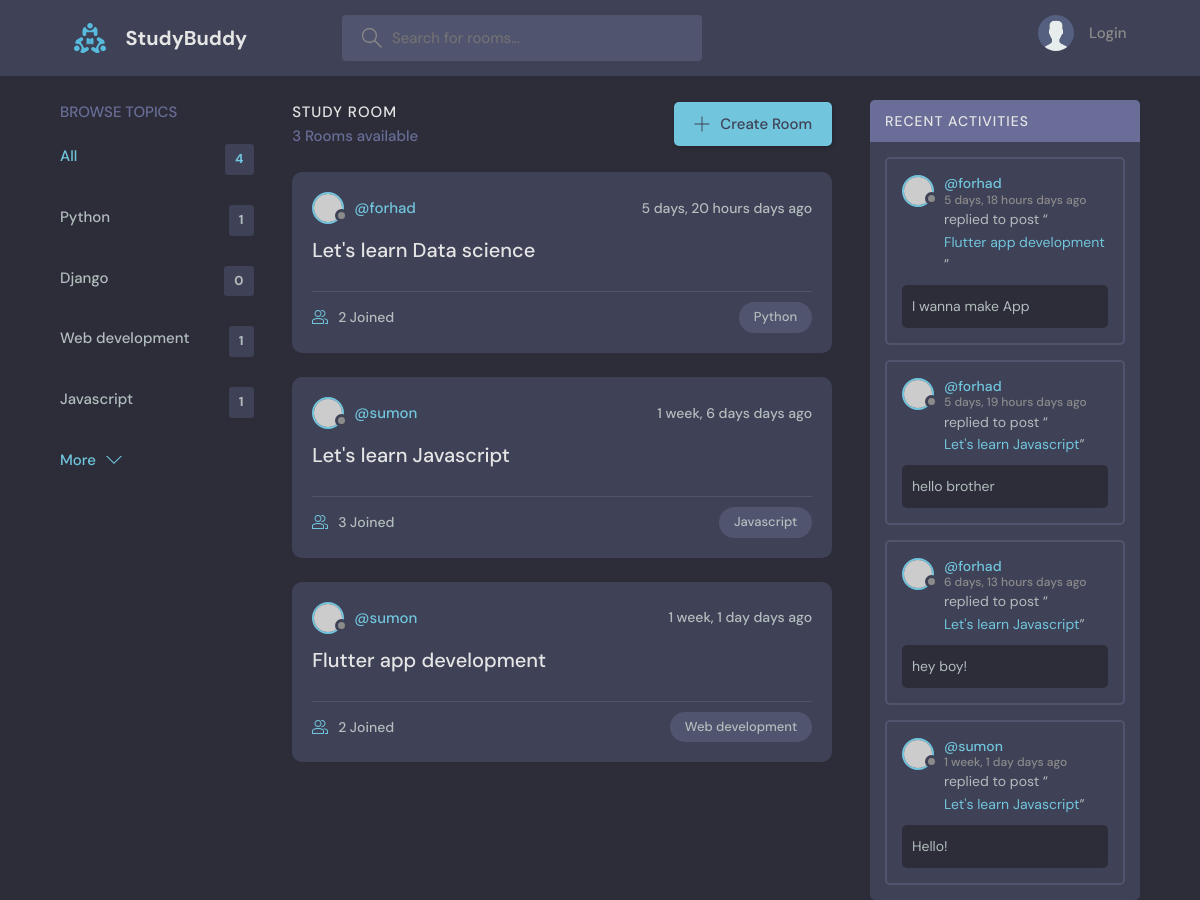
/, run on an earlier commit of the app's database.
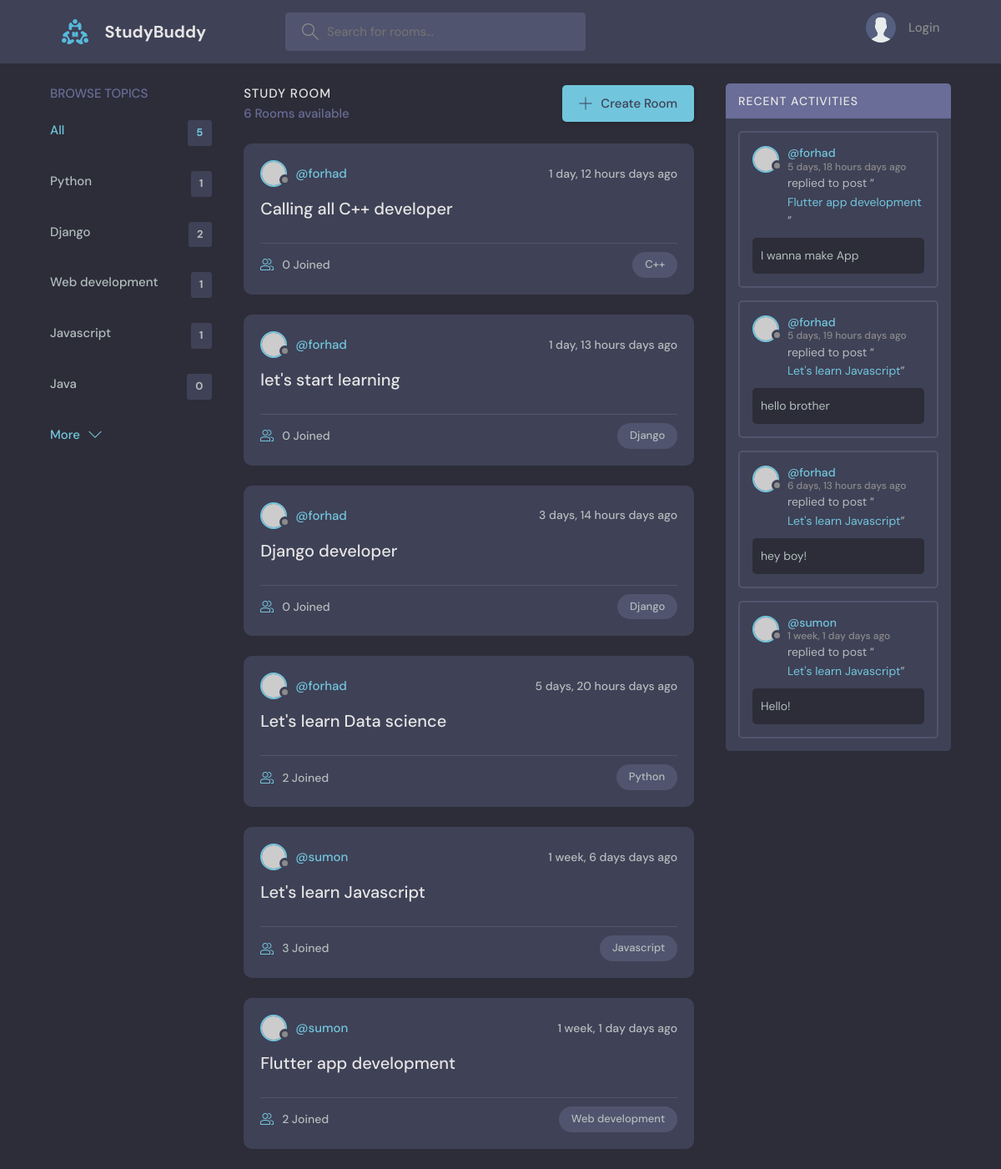
And on a later commit of the database.
### base/models.py (models this page shows, shortened)
class Topic(models.Model):
    name = models.CharField(max_length=200)

class Room(models.Model):
    host = models.ForeignKey(User, on_delete=models.SET_NULL, null=True)
    topic = models.ForeignKey(Topic, on_delete=models.SET_NULL, null=True)
    name = models.CharField(max_length=200)
    description = models.TextField(null=True, blank=True)
    participants = models.ManyToManyField(User, related_name='participants', blank=True)
    updated = models.DateTimeField(auto_now=True)
    created = models.DateTimeField(auto_now_add=True)
    class Meta:
        ordering = ['-updated', '-created']
    def __str__(self):
        return self.name

class Message(models.Model):
    user = models.ForeignKey(User, on_delete=models.CASCADE)
    room = models.ForeignKey(Room, on_delete=models.CASCADE)
    body = models.TextField()
    updated = models.DateTimeField(auto_now=True)
    created = models.DateTimeField(auto_now_add=True)
    class Meta:
        ordering = ['-updated', '-created']

### base/views.py (the view)
# urls.py: path('', views.home, name='home'),
def home(request):
    q = request.GET.get('q') if request.GET.get('q') != None else ''
    rooms = Room.objects.filter(
        Q(topic__name__icontains=q) |
        Q(name__icontains=q) |
        Q(description__icontains=q)
    )
    topics = Topic.objects.all()[0:5]
    room_count = rooms.count()
    room_messages = Message.objects.filter(Q(room__topic__name__icontains=q))
    context = {'rooms': rooms, 'topics': topics, 'room_count': room_count, 'room_messages': room_messages}
    return render(request, 'base/home.html', context)

### base/templates/base/home.html (shortened to what this page needs)
{% extends 'main.html' %}
{% block content %}
    <main class="layout layout--3">
      <div class="container">
          {% include 'base/topics_component.html' %}
        <div class="roomList">
          <div class="roomList__header">
            <div>
              <h2>Study Room</h2>
              <p>{{ room_count }} Rooms available</p>
            </div>
            <a class="btn btn--main" href="{% url 'create-room' %}">
              <svg version="1.1" xmlns="http://www.w3.org/2000/svg" width="32" height="32" viewBox="0 0 32 32">
                <title>add</title>
                <path
                  d="M16.943 0.943h-1.885v14.115h-14.115v1.885h14.115v14.115h1.885v-14.115h14.115v-1.885h-14.115v-14.115z"
                ></path>
              </svg>
              Create Room
            </a>
          </div>
            {% include 'base/feed_component.html' %}
        </div>
          {% include 'base/activity_component.html' %}
      </div>
    </main>
{% endblock content %}

### base/templates/base/topics_component.html
        <div class="topics">
          <div class="topics__header">
            <h2>Browse Topics</h2>
          </div>
          <ul class="topics__list">
            <li>
              <a href="{% url 'home' %}" class="active">All <span>{{ topics.count }}</span></a>
            </li>
              {% for topic in topics %}
            <li>
              <a href="{% url 'home' %}?q={{ topic.name }}">{{ topic.name }}<span>{{ topic.room_set.all.count }}</span></a>
            </li>
              {% endfor %}
          </ul>
          <a class="btn btn--link" href="{% url 'topics' %}">
            More
            <svg version="1.1" xmlns="http://www.w3.org/2000/svg" width="32" height="32" viewBox="0 0 32 32">
              <title>chevron-down</title>
              <path d="M16 21l-13-13h-3l16 16 16-16h-3l-13 13z"></path>
            </svg>
          </a>
        </div>

### base/templates/base/feed_component.html (shortened to what this page needs)
{% for room in rooms %}
          <div class="roomListRoom">
            <div class="roomListRoom__header">
              <a href="{% url 'user-profile' room.host.id %}" class="roomListRoom__author">
                <div class="avatar avatar--small">
                  <img src="https://randomuser.me/api/portraits/women/11.jpg" />
                </div>
                <span>@{{ room.host.username }}</span>
              </a>
              <div class="roomListRoom__actions">
                <span>{{ room.created | timesince }} days ago</span>
              </div>
            </div>
            <div class="roomListRoom__content">
              <a href="{% url 'room' room.id %}">{{ room.name }}</a>
            </div>
            <div class="roomListRoom__meta">
              <a href="{% url 'room' room.id %}" class="roomListRoom__joined">
                {{ room.participants.all.count }} Joined
              </a>
              <p class="roomListRoom__topic">{{ room.topic.name }}</p>
            </div>
          </div>
{% endfor %}

### base/templates/base/activity_component.html (shortened to what this page needs)
        <div class="activities">
          <div class="activities__header">
            <h2>Recent Activities</h2>
          </div>
            {% for message in room_messages %}
          <div class="activities__box">
            <div class="activities__boxHeader roomListRoom__header">
              <a href="{% url 'user-profile' message.user.id %}" class="roomListRoom__author">
                <div class="avatar avatar--small">
                  <img src="https://randomuser.me/api/portraits/women/11.jpg" />
                </div>
                <p>
                  @{{ message.user }}
                  <span>{{ message.created|timesince }} days ago</span>
                </p>
              </a>
            </div>
            <div class="activities__boxContent">
              <p>replied to post “<a href="{% url 'room' message.room.id %}">{{ message.room}}</a>”</p>
              <div class="activities__boxRoomContent">
                  {{ message.body}}
              </div>
            </div>
          </div>
            {% endfor %}
        </div>

What changed in the data, as far as the page shows it:
computed for Topic "Django": room_set.all.count "0" → "2"
added Topic: name "Java", room_set.all.count "0"
added Room: host.username "forhad", created "1 day, 12 hours", name "Calling all C++ developer", participants.all.count "0", topic.name "C++"
added Room: host.username "forhad", created "1 day, 13 hours", name "let's start learning", participants.all.count "0", topic.name "Django"
added Room: host.username "forhad", created "3 days, 14 hours", name "Django developer", participants.all.count "0", topic.name "Django"
Also different on the page:
{{ topics.count }}: "4" → "5"
{{ room_count }}: "3" → "6"
